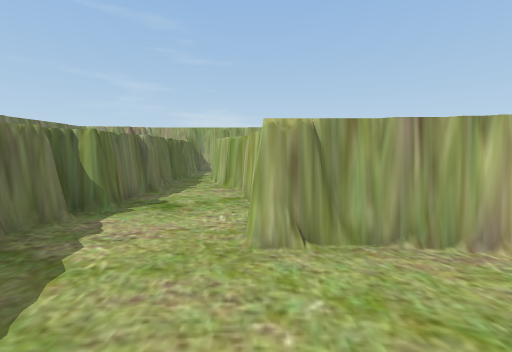
[1] (above)

18 first-person views from a walk through a 3-D level made in the Unity game engine. The camera is 1.5 m above the floor, tilts 6° down and sees 90° across. The floor is counted in squares, 1 m on a side. Each view is taken from the middle of a square. On the plan, view 1 faces up. The plan holds only what a view shows up to about 13 squares ahead; the rest is blank. The player character is not drawn.

[2]
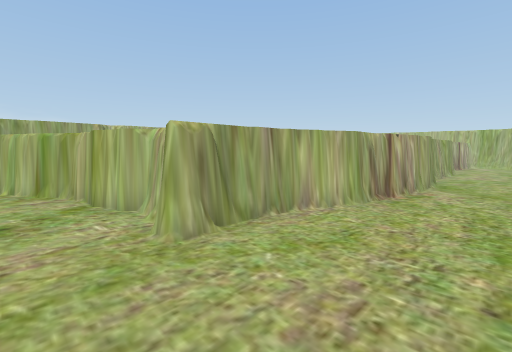

[3]
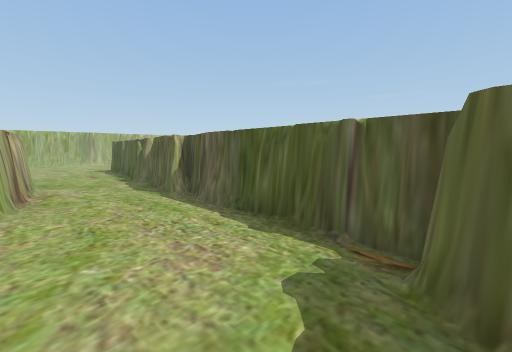

[4]
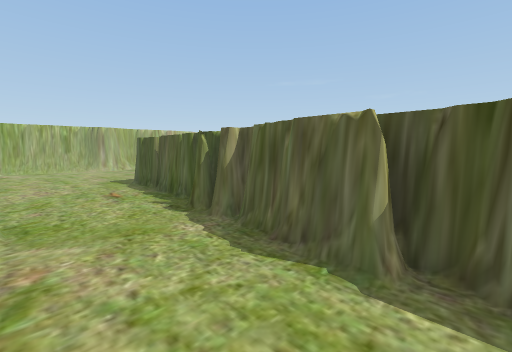

[5]
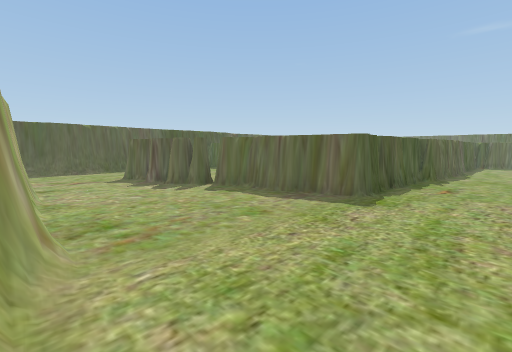

[6]
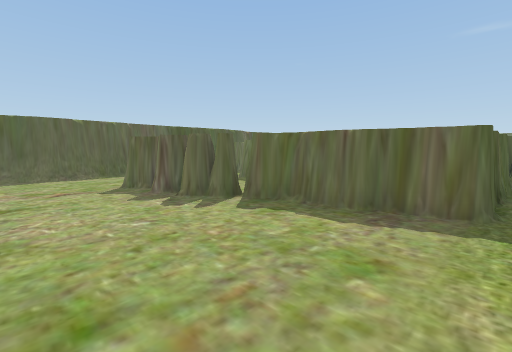

[7]
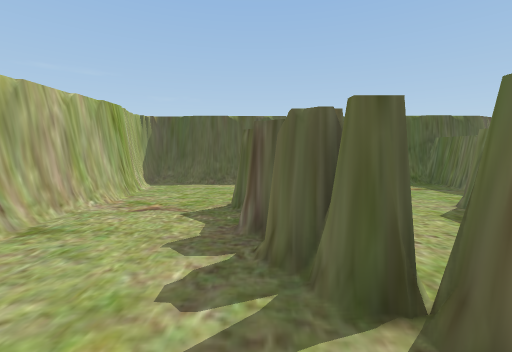

[8]
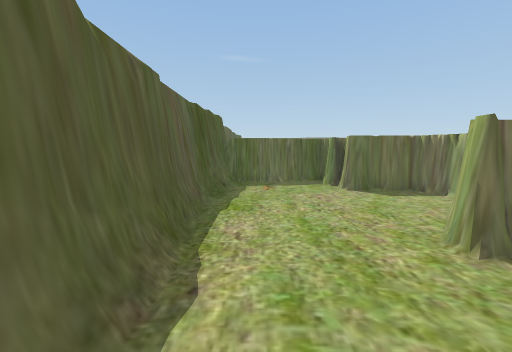

[9]
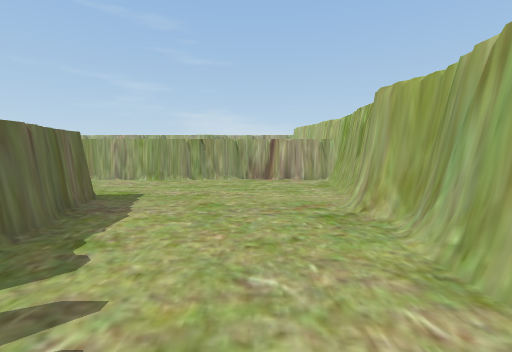

[10]
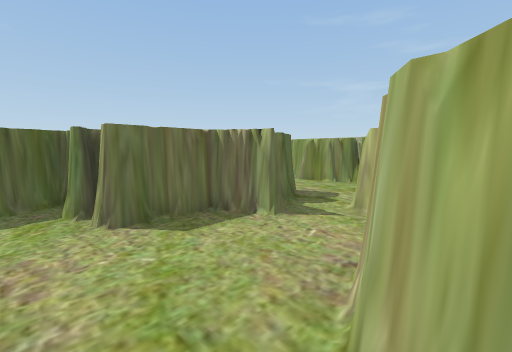

[11]
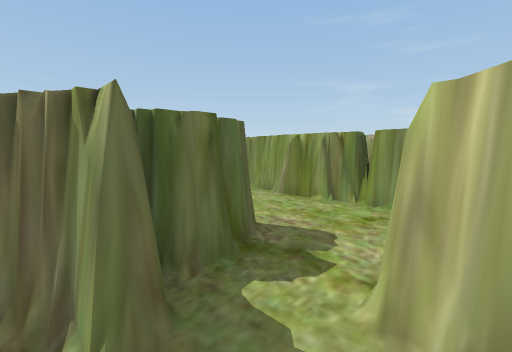

[12]
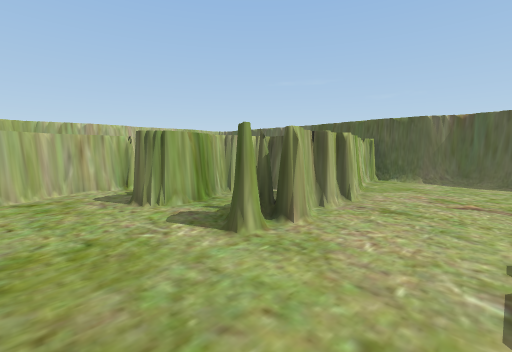

[13]
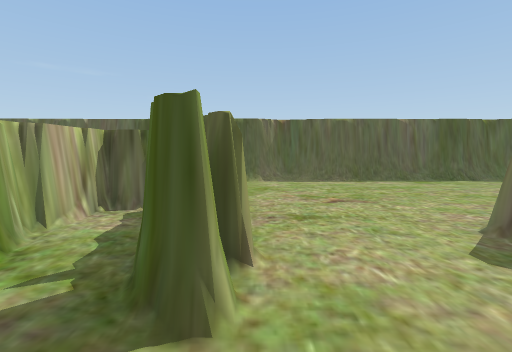

[14]
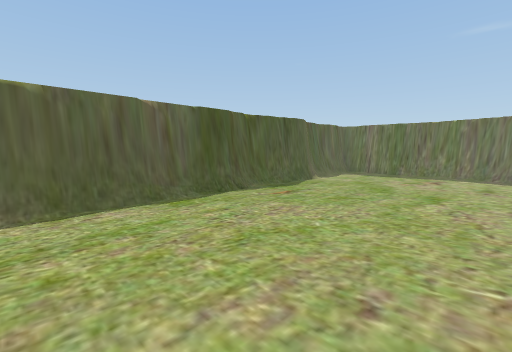

[15]
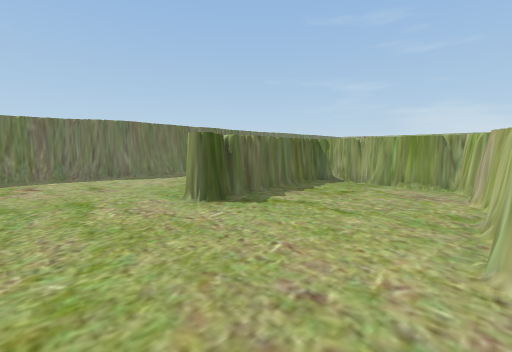

[16]
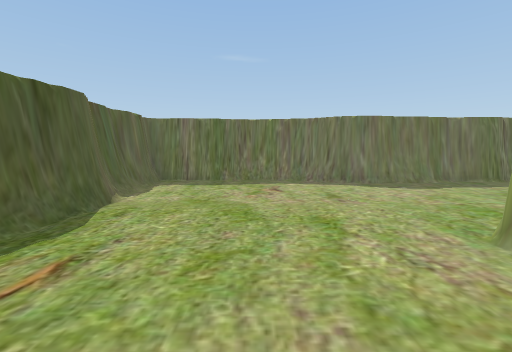

[17]
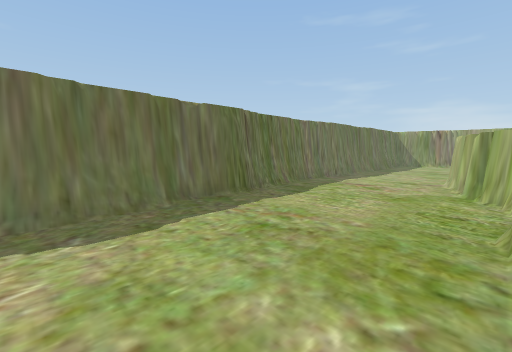

[18]
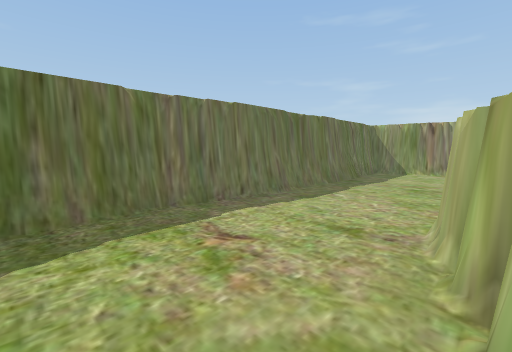

### Floor plan
Key: @ floor where view 1 was taken; # wall or solid block; . floor; = window, fence, low wall or low ledge.
Columns run from 12 left of view 1 to 25 right of it. Each row starts with its distance up from view 1.
 15     ..
 14    ...
 13   ....   .#
 12  #....  #.##
 11  #....  #..#
 10  #....  #..##
  9  #..... #...#
  8  #..... #...#
  7  #..... #...##
  6  #.....##....#
  5 ##.....##...##
  4 ##.....##...######
  3 #......##........#####################
  2 ##.....##............................#
  1 ##......# ...........................#
  0  #...... #..@........................#
 -1  #.......#######.##..................#
 -2  #...... ##.##############..........##
 -3  #......##......#    ########.......#
 -4  #...... #......# . ........#.......#
 -5  #.......#......#  .........##......#
 -6  #.......#......# ...........#......#
 -7  #.......#......# .......##..#......#
 -8  #.......#......#.....#..##..##.....#
 -9  #.......#......#.....#..###..#.....#
-10 ##....................#..##...##....#
-11 ##....................#..#....##....#
-12 #.....................####....##....#
-13 #.....................###...........#
-14 #.....................##...........##
-15 #......................#...........##
-16 #......................#............#
-17 #.....##.........=...#####..........#
-18 ####################### #############

Where each view was taken, in squares from view 1:
view 1: 0 up, 0 right, facing up
view 2: 0 up, 2 left, facing up-right
view 3: 3 up, 3 left, facing down-right
view 4: 2 up, 4 right, facing down-right
view 5: 1 up, 24 right, facing down-left
view 6: 2 down, 23 right, facing down-left
view 7: 6 down, 19 right, facing down
view 8: 16 down, 23 right, facing left
view 9: 10 down, 21 right, facing up
view 10: 14 down, 19 right, facing up-left
view 11: 10 down, 17 right, facing up-left
view 12: 4 down, 6 right, facing down-right
view 13: 5 down, 9 right, facing down
view 14: 10 down, 5 right, facing down-left
view 15: 13 down, 4 right, facing up-left
view 16: 13 down, 1 right, facing left
view 17: 8 down, 4 left, facing up-left
view 18: 0 up, 5 left, facing up-left
